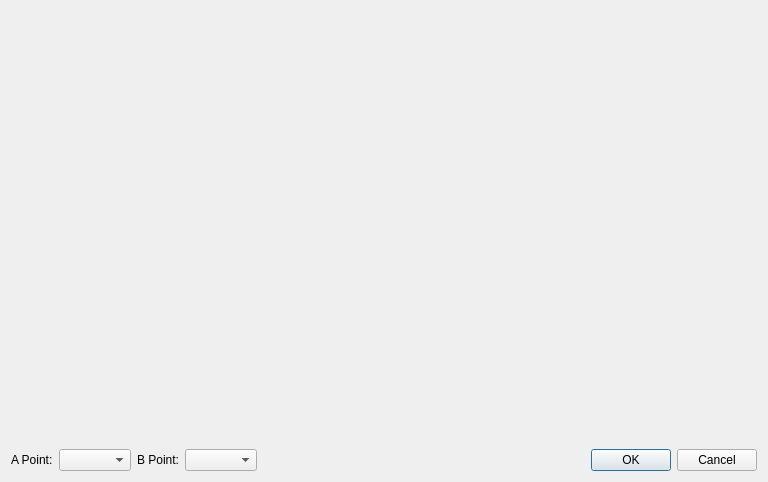
<?xml version="1.0" encoding="UTF-8"?>
<ui version="4.0">
 <class>Dialog</class>
 <widget class="QDialog" name="Dialog">
  <property name="geometry">
   <rect>
    <x>0</x>
    <y>0</y>
    <width>768</width>
    <height>482</height>
   </rect>
  </property>
  <property name="windowIcon">
   <iconset resource="../../../../icons.qrc">
    <normaloff>:/icons/triangular-iteration.png</normaloff>:/icons/triangular-iteration.png</iconset>
  </property>
  <property name="modal">
   <bool>true</bool>
  </property>
  <layout class="QVBoxLayout" name="verticalLayout_3">
   <item>
    <widget class="QLabel" name="main_label"/>
   </item>
   <item>
    <widget class="QLabel" name="graph_label">
     <property name="sizePolicy">
      <sizepolicy hsizetype="Fixed" vsizetype="Fixed">
       <horstretch>0</horstretch>
       <verstretch>0</verstretch>
      </sizepolicy>
     </property>
     <property name="pixmap">
      <pixmap resource="../../../../preview.qrc">:/icons/preview/PLAP.png</pixmap>
     </property>
    </widget>
   </item>
   <item>
    <layout class="QHBoxLayout" name="horizontalLayout">
     <item>
      <widget class="QLabel" name="point_A_label">
       <property name="text">
        <string>A Point:</string>
       </property>
      </widget>
     </item>
     <item>
      <widget class="QComboBox" name="point_A"/>
     </item>
     <item>
      <widget class="QLabel" name="point_B_label">
       <property name="text">
        <string>B Point:</string>
       </property>
      </widget>
     </item>
     <item>
      <widget class="QComboBox" name="point_B"/>
     </item>
     <item>
      <spacer name="horizontalSpacer">
       <property name="orientation">
        <enum>Qt::Horizontal</enum>
       </property>
       <property name="sizeHint" stdset="0">
        <size>
         <width>40</width>
         <height>20</height>
        </size>
       </property>
      </spacer>
     </item>
     <item>
      <widget class="QDialogButtonBox" name="buttonBox">
       <property name="standardButtons">
        <set>QDialogButtonBox::Cancel|QDialogButtonBox::Ok</set>
       </property>
      </widget>
     </item>
    </layout>
   </item>
  </layout>
 </widget>
 <resources>
  <include location="../../../../preview.qrc"/>
  <include location="../../../../icons.qrc"/>
  <include location="../../../../preview.qrc"/>
 </resources>
 <connections>
  <connection>
   <sender>buttonBox</sender>
   <signal>accepted()</signal>
   <receiver>Dialog</receiver>
   <slot>accept()</slot>
   <hints>
    <hint type="sourcelabel">
     <x>638</x>
     <y>457</y>
    </hint>
    <hint type="destinationlabel">
     <x>383</x>
     <y>240</y>
    </hint>
   </hints>
  </connection>
  <connection>
   <sender>buttonBox</sender>
   <signal>rejected()</signal>
   <receiver>Dialog</receiver>
   <slot>reject()</slot>
   <hints>
    <hint type="sourcelabel">
     <x>638</x>
     <y>457</y>
    </hint>
    <hint type="destinationlabel">
     <x>383</x>
     <y>240</y>
    </hint>
   </hints>
  </connection>
 </connections>
</ui>
